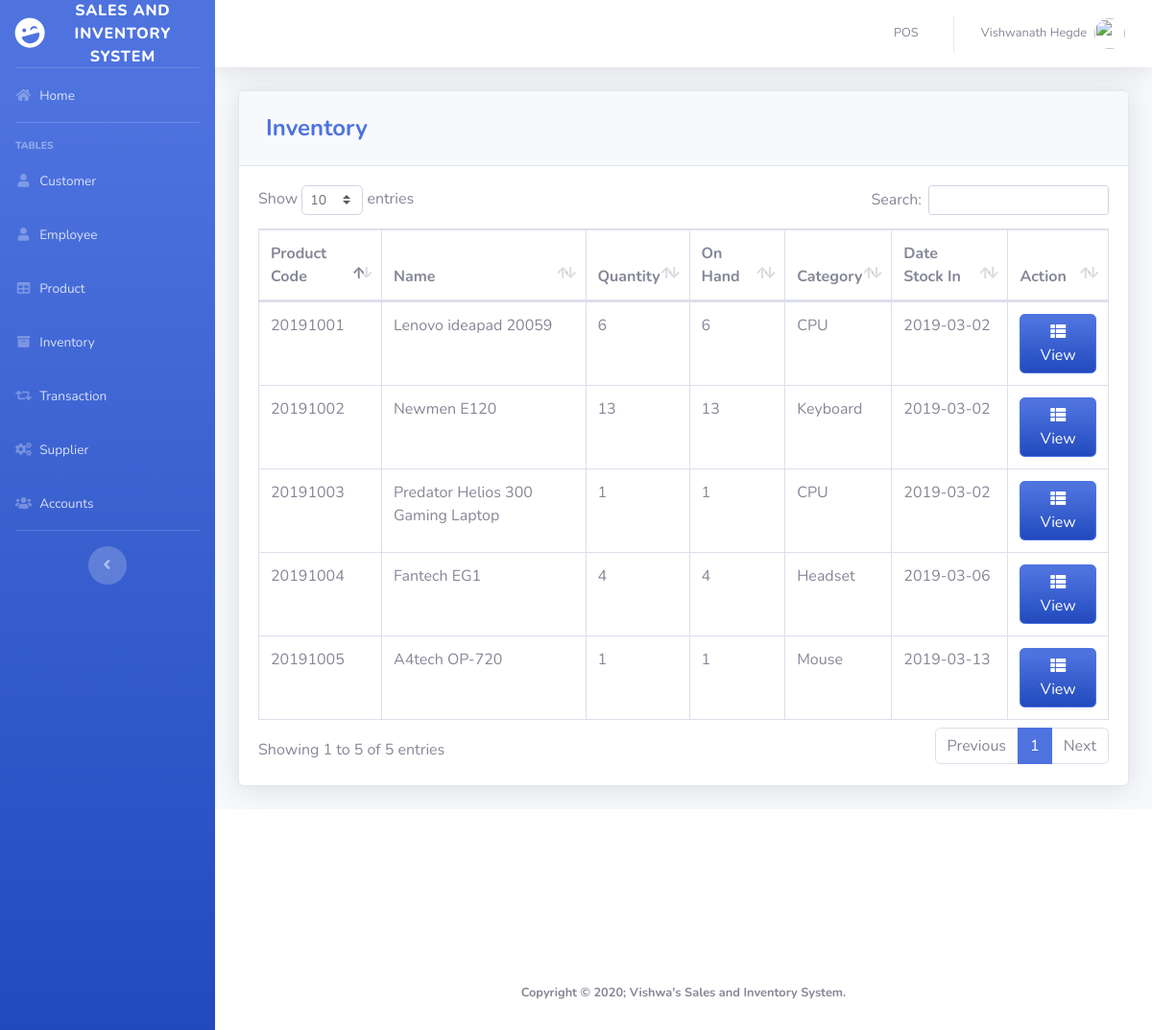
Page /pages/inventory.php (signed in) on the committed database.
### tables this page shows
CREATE TABLE `product` (
  `PRODUCT_ID` int(11) NOT NULL,
  `PRODUCT_CODE` varchar(20) NOT NULL,
  `NAME` varchar(50) DEFAULT NULL,
  `DESCRIPTION` varchar(250) NOT NULL,
  `QTY_STOCK` int(50) DEFAULT NULL,
  `ON_HAND` int(250) NOT NULL,
  `PRICE` int(50) DEFAULT NULL,
  `CATEGORY_ID` int(11) DEFAULT NULL,
  `SUPPLIER_ID` int(11) DEFAULT NULL,
  `DATE_STOCK_IN` varchar(50) NOT NULL
);

CREATE TABLE `category` (
  `CATEGORY_ID` int(11) NOT NULL,
  `CNAME` varchar(50) DEFAULT NULL
);

### pages/inventory.php (the view, shortened to what this page needs)
<?php
include'../includes/connection.php';
include'../includes/sidebar.php';
?>
            <div class="card shadow mb-4">
            <div class="card-header py-3">
              <h4 class="m-2 font-weight-bold text-primary">Inventory</h4>
            </div>
            <div class="card-body">
              <div class="table-responsive">
                <table class="table table-bordered" id="dataTable" width="100%" cellspacing="0">
               <thead>
                   <tr>
                     <th>Product Code</th>
                     <th>Name</th>
                     <th>Quantity</th>
                     <th>On Hand</th>
                     <th>Category</th>
                     <th>Date Stock In</th>
                     <th>Action</th>
                   </tr>
               </thead>
          <tbody>
<?php
    $query = 'SELECT PRODUCT_ID, PRODUCT_CODE, NAME, COUNT(`QTY_STOCK`) AS "QTY_STOCK", COUNT(`ON_HAND`) AS "ON_HAND", CNAME, DATE_STOCK_IN FROM product p join category c on p.CATEGORY_ID=c.CATEGORY_ID GROUP BY PRODUCT_CODE';
        $result = mysqli_query($db, $query) or die (mysqli_error($db));
            while ($row = mysqli_fetch_assoc($result)) {
                echo '<tr>';
                echo '<td>'. $row['PRODUCT_CODE'].'</td>';
                echo '<td>'. $row['NAME'].'</td>';
                echo '<td>'. $row['QTY_STOCK'].'</td>';
                echo '<td>'. $row['ON_HAND'].'</td>';
                echo '<td>'. $row['CNAME'].'</td>';
                echo '<td>'. $row['DATE_STOCK_IN'].'</td>';
                      echo '<td align="right">
                              <a type="button" class="btn btn-primary bg-gradient-primary" href="inv_searchfrm.php?action=edit & id='.$row['PRODUCT_CODE'] . '"><i class="fas fa-fw fa-th-list"></i> View</a>
                          </div> </td>';
                        }
?>
                        </div>
                    </div>
<?php
include'../includes/footer.php';
?>

### includes/sidebar.php (shortened to what this page needs)
<!DOCTYPE html>
<html lang="en">
<head>
  <link href="../vendor/fontawesome-free/css/all.min.css" rel="stylesheet" type="text/css">
  <link href="../css/sb-admin-2.min.css" rel="stylesheet">
  <link href="../vendor/datatables/dataTables.bootstrap4.min.css" rel="stylesheet">
</head>
<body id="page-top">
  <div id="wrapper">
    <ul class="navbar-nav bg-gradient-primary sidebar sidebar-dark accordion" id="accordionSidebar">
      <a class="sidebar-brand d-flex align-items-center justify-content-center" href="index.php">
        <div class="sidebar-brand-icon rotate-n-15">
          <i class="fas fa-laugh-wink"></i>
        </div>
        <div class="sidebar-brand-text mx-3">Sales and Inventory System</div>
      </a>
      <hr class="sidebar-divider my-0">
      <li class="nav-item">
        <a class="nav-link" href="index.php">
          <i class="fas fa-fw fa-home"></i>
          <span>Home</span></a>
      </li>
      <hr class="sidebar-divider">
      <div class="sidebar-heading">
        Tables
      </div>
      <li class="nav-item">
        <a class="nav-link" href="customer.php">
          <i class="fas fa-fw fa-user"></i>
          <span>Customer</span></a>
      </li>
      <li class="nav-item">
        <a class="nav-link" href="employee.php">
          <i class="fas fa-fw fa-user"></i>
          <span>Employee</span></a>
      </li>
      <li class="nav-item">
        <a class="nav-link" href="product.php">
          <i class="fas fa-fw fa-table"></i>
          <span>Product</span></a>
      </li>
      <li class="nav-item">
        <a class="nav-link" href="inventory.php">
          <i class="fas fa-fw fa-archive"></i>
          <span>Inventory</span></a>
      </li>
      <li class="nav-item">
        <a class="nav-link" href="transaction.php">
          <i class="fas fa-fw fa-retweet"></i>
          <span>Transaction</span></a>
      </li>
      <li class="nav-item">
        <a class="nav-link" href="supplier.php">
          <i class="fas fa-fw fa-cogs"></i>
          <span>Supplier</span></a>
      </li>
      <li class="nav-item">
        <a class="nav-link" href="user.php">
          <i class="fas fa-fw fa-users"></i>
          <span>Accounts</span></a>
      </li>
      <hr class="sidebar-divider d-none d-md-block">
      <div class="text-center d-none d-md-inline">
        <button class="rounded-circle border-0" id="sidebarToggle"></button>
      </div>
    </ul>
    <?php include_once 'topbar.php'; ?>

### includes/topbar.php (shortened to what this page needs)
<div id="content-wrapper" class="d-flex flex-column">
  <div id="content">
    <nav class="navbar navbar-expand navbar-light bg-white topbar mb-4 static-top shadow">
      <ul class="navbar-nav ml-auto">
        <li class="nav-item dropdown no-arrow">
          <a class="nav-link" href="pos.php" role="button">
            <span class="mr-2 d-none d-lg-inline text-gray-600 small">POS</span>
          </a>
        </li>
        <li class="nav-item dropdown no-arrow">
          <a class="nav-link dropdown-toggle" href="#" id="userDropdown" role="button" data-toggle="dropdown" aria-haspopup="true" aria-expanded="false">
            <span class="mr-2 d-none d-lg-inline text-gray-600 small"><?php echo  $_SESSION['FIRST_NAME']. ' '.$_SESSION['LAST_NAME'] ;?></span>
            <img class="img-profile rounded-circle"
            <?php
              if($_SESSION['GENDER']=='Male'){
                echo 'src="https://encrypted-tbn0.gstatic.com/images?q=tbn:ANd9GcTS0rikanm-OEchWDtCAWQ_s1hQq1nOlQUeJr242AdtgqcdEgm0Dg"';
              }else{
                echo 'src="https://encrypted-tbn0.gstatic.com/images?q=tbn:ANd9GcSNngF0RFPjyGl4ybo78-XYxxeap88Nvsyj1_txm6L4eheH8ZBu"';
              }
            ?>>
          </a>
        </li>
      </ul>
    </nav>
    <div class="container-fluid">

### includes/footer.php (shortened to what this page needs)
      <footer class="sticky-footer bg-white">
        <div class="container my-auto">
          <div class="copyright text-center my-auto">
             <br>
             <br>
             <br>
             <br>
             <br>
             <br>
             <br>
             <br>
             <br>
             <br>
             <br>
             <br>
              <span> <b> Copyright © 2020; Vishwa's Sales and Inventory System. <b> </span>
          </div>
        </div>
      </footer>
</body>
</html>

### rows in the picture
product: PRODUCT_CODE "20191001", NAME "Lenovo ideapad 20059", QTY_STOCK "6", ON_HAND "6", CATEGORY_ID.CNAME "CPU", DATE_STOCK_IN "2019-03-02"
product: PRODUCT_CODE "20191002", NAME "Newmen E120", QTY_STOCK "13", ON_HAND "13", CATEGORY_ID.CNAME "Keyboard", DATE_STOCK_IN "2019-03-02"
product: PRODUCT_CODE "20191003", NAME "Predator Helios 300 Gaming Laptop", QTY_STOCK "1", ON_HAND "1", CATEGORY_ID.CNAME "CPU", DATE_STOCK_IN "2019-03-02"
product: PRODUCT_CODE "20191004", NAME "Fantech EG1", QTY_STOCK "4", ON_HAND "4", CATEGORY_ID.CNAME "Headset", DATE_STOCK_IN "2019-03-06"
product: PRODUCT_CODE "20191005", NAME "A4tech OP-720", QTY_STOCK "1", ON_HAND "1", CATEGORY_ID.CNAME "Mouse", DATE_STOCK_IN "2019-03-13"

### other values in the picture
$_SESSION['FIRST_NAME'] "Vishwanath"
$_SESSION['LAST_NAME'] "Hegde"
